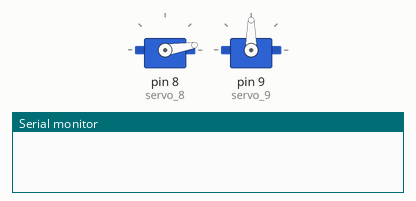
Recording of a sketch running on a simulated Arduino Uno, built with avr-gcc and run on an emulated ATmega328P. On the bench: 2 × servo, the last lines printed to the serial monitor.

Above: at 0.15 s.
At 3.33 s:
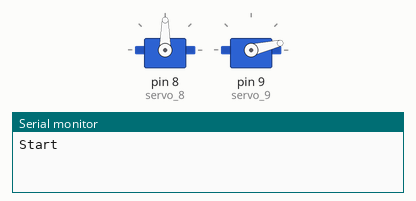
At 10.86 s:
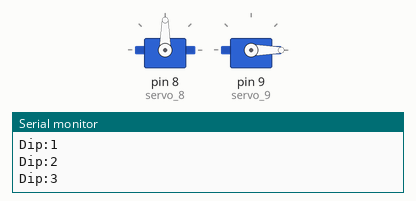
At 21.5 s:
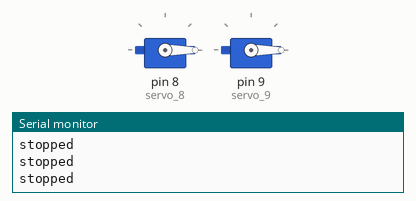
Timing chart, 0 to 23.0 s (numbered marks = the images above):
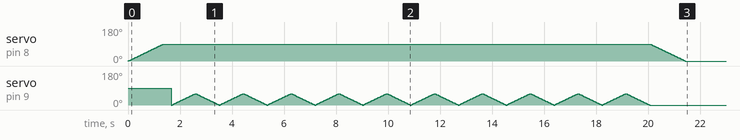

The sketch:

real_code2.ino
```cpp
#include <Servo.h>

int pos = 0;

int i = 0;

int j = 0;

Servo servo_8;

int counter;

Servo servo_9;

void setup()
{
  servo_8.attach(8);
  servo_9.attach(9);
  Serial.begin(9600);

}

void loop()
{
  for (i = 0; i <= 90; i += 1) {
    servo_8.write(i);delay(15);
  }
  Serial.println("Start");
  delay(300);
  for (counter = 0; counter < 10; ++counter) {
    for (pos = 0; pos <= 60; pos += 1) {
      // tell servo to go to position in variable 'pos'
      servo_9.write(pos);
      // wait 15 ms for servo to reach the position
      delay(15); // Wait for 15 millisecond(s)
    }
    for (pos = 60; pos >= 0; pos -= 1) {
      // tell servo to go to position in variable 'pos'
      servo_9.write(pos);
      // wait 15 ms for servo to reach the position
      delay(15); // Wait for 15 millisecond(s)
    }
    Serial.print("Dip:");Serial.println(counter);
  }
  for (i = 90; i >= 0; i -= 1) {
    servo_8.write(i);delay(15);
  }
  while(1)
  {Serial.println("stopped");}
}
```

Measured:
- by itself, servo on pin 8 (servo_8): rises from 0° to 90° in 1.4 s, then falls to 0° in 20.1 s
